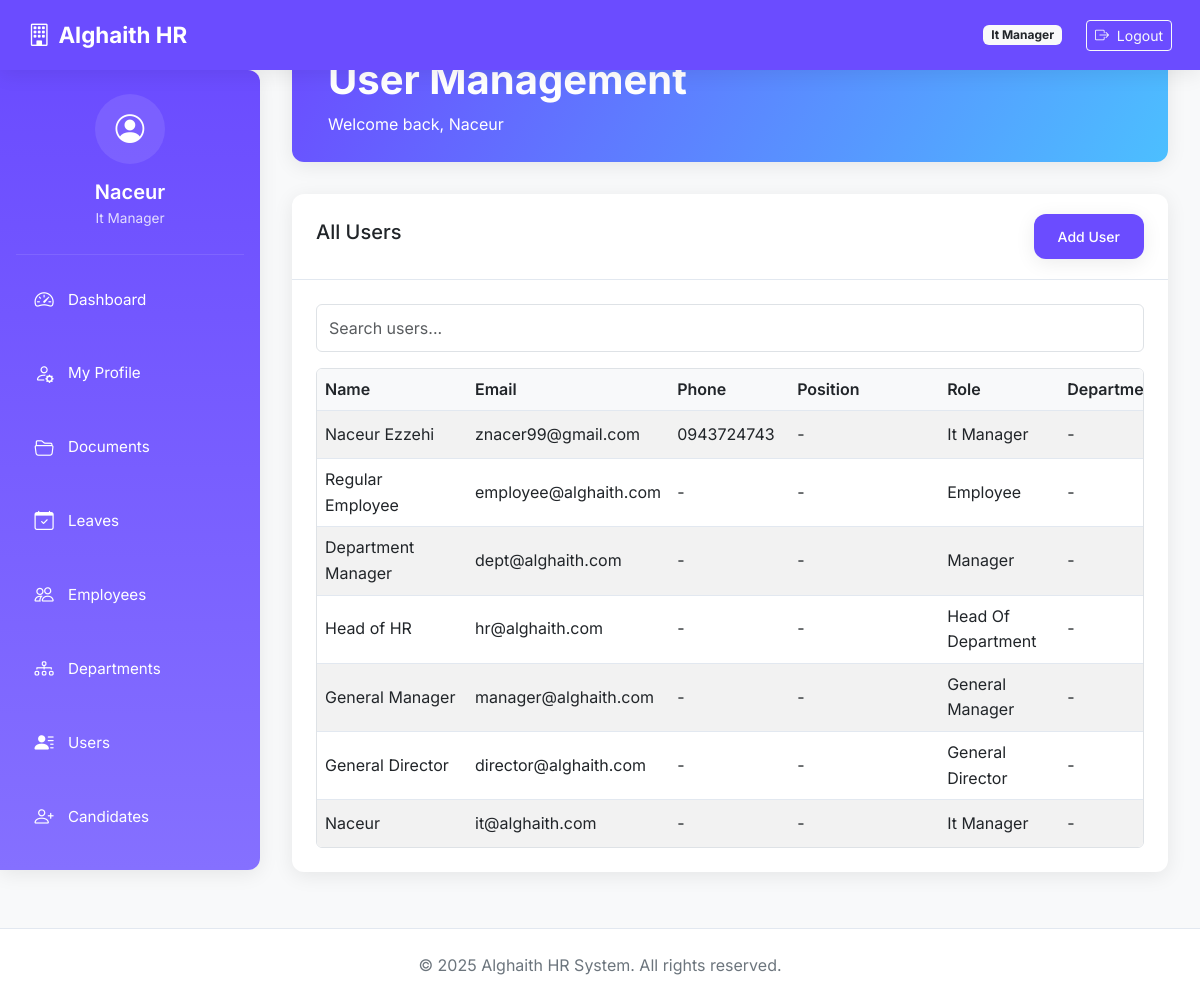
Screenshot of /dashboard/users (signed in) with the database file from the repository.
### core/models.py (models this page shows, shortened)
class User(db.Model, UserMixin):
    __tablename__ = 'users'
    id = db.Column(db.Integer, primary_key=True)
    email = db.Column(db.String(120), unique=True, nullable=False, index=True)
    password_hash = db.Column(db.String(200), nullable=False)
    name = db.Column(db.String(100), nullable=False)
    role = db.Column(db.String(50), nullable=False)  # General Director, IT Manager, etc.
    avatar = db.Column(db.String(255), nullable=True)
    access_code = db.Column(db.String(20), unique=True, nullable=False)
    phone = db.Column(db.String(20), nullable=True)
    position = db.Column(db.String(100), nullable=True)
    created_at = db.Column(db.DateTime, default=datetime.utcnow)
    last_login = db.Column(db.DateTime)
    login_count = db.Column(db.Integer, default=0)
    is_active = db.Column(db.Boolean, default=True, nullable=False)
    documents = db.relationship('UserDocument', back_populates='user', cascade="all, delete-orphan")
    folders_created = db.relationship('Folder', back_populates='creator', cascade="all, delete-orphan")
    activities = db.relationship('ActivityLog', back_populates='user', cascade="all, delete-orphan")
    leave_requests = db.relationship('LeaveRequest', back_populates='requester', foreign_keys='LeaveRequest.user_id')
    approved_requests = db.relationship('LeaveRequest', back_populates='approver', foreign_keys='LeaveRequest.approver_id')
    @property
    def is_authenticated(self):
        return True

### modules/dashboard/routes.py (the view)
@dashboard_bp.route('/users')
@login_required
@role_required(['it_manager', 'general_director'])
def user_management():
    users = User.query.order_by(User.created_at.desc()).all()
    return render_template('dashboard/users.html', users=users)

### modules/auth/forms.py
class LogoutForm(FlaskForm):
    submit = SubmitField('Logout')

### app.py (called while the page is built)
@login_manager.user_loader
def load_user(user_id):
    from core.models import User
    return db.session.get(User, int(user_id))

@app.before_request
def make_session_permanent():
    session.permanent = True

### templates/dashboard/users.html (shortened to what this page needs)
{% extends "dashboard/base_dashboard.html" %}
{% block dashboard_title %}User Management{% endblock %}
{% block dashboard_content %}
<div class="card">
  <div class="card-header d-flex justify-content-between align-items-center">
    <h5>All Users</h5>
    <a href="{{ url_for('user.user_create') }}" class="btn btn-primary btn-sm">Add User</a>
  </div>
  <div class="card-body">
    <input class="form-control mb-3" id="searchInput" type="text" placeholder="Search users...">
    <div class="table-responsive-custom">
      <table class="table table-striped table-hover" id="userTable">
        <thead>
          <tr>
            <th style="min-width: 150px;">Name</th>
            <th style="min-width: 200px;">Email</th>
            <th style="min-width: 120px;">Phone</th>
            <th style="min-width: 150px;">Position</th>
            <th style="min-width: 120px;">Role</th>
            <th style="min-width: 150px;">Department</th>
          </tr>
        </thead>
        <tbody>
          {% for user in users %}
          <tr>
            <td>{{ user.name }}</td>
            <td>{{ user.email }}</td>
            <td>{{ user.phone or '-' }}</td>
            <td>{{ user.position or '-' }}</td>
            <td>{{ user.role|replace('_',' ')|title }}</td>
            <td>{{ user.department.name if user.department else '-' }}</td>
          </tr>
          {% endfor %}
        </tbody>
      </table>
    </div>
  </div>
</div>
{% endblock %}

### templates/dashboard/base_dashboard.html (shortened to what this page needs)
<!DOCTYPE html>
<html lang="en">
<head>
    <link href="https://cdn.jsdelivr.net/npm/bootstrap@5.3.0/dist/css/bootstrap.min.css" rel="stylesheet">
    <link href="https://cdn.jsdelivr.net/npm/bootstrap-icons@1.10.5/font/bootstrap-icons.css" rel="stylesheet">
    <link rel="stylesheet" href="{{ url_for('static', filename='css/styles.css') }}">
</head>
<body>
<nav class="navbar navbar-expand-lg navbar-dark">
    <div class="container-fluid">
        <a class="navbar-brand" href="{{ url_for('dashboard.role_dashboard') }}">
            <i class="bi bi-building me-2"></i>Alghaith HR
        </a>
        <div class="d-flex align-items-center">
            <span class="badge bg-light text-dark me-3 d-none d-md-inline">{{ current_user.role|replace('_', ' ')|title }}</span>
            {% if current_user.is_authenticated %}
            <div class="desktop-logout">
                <form method="post" action="{{ url_for('auth.logout') }}" class="ms-2 d-inline">
                    <button type="submit" class="btn btn-sm btn-outline-light">
                        <i class="bi bi-box-arrow-right me-1"></i> Logout
                    </button>
                </form>
            </div>
            {% endif %}
        </div>
    </div>
</nav>
<div class="sidebar" id="sidebarMenu">
    <div class="sidebar-header">
        <div class="user-info">
            <div class="user-avatar">
                <i class="bi bi-person-circle"></i>
            </div>
            <h5 class="user-name">{{ current_user.name }}</h5>
            <div class="user-role">{{ current_user.role|replace('_', ' ')|title }}</div>
        </div>
    </div>
    <ul class="nav flex-column">
        <li class="nav-item">
            <a class="nav-link" href="{{ url_for('dashboard.role_dashboard') }}">
                <i class="bi bi-speedometer2"></i> <span class="link-text">Dashboard</span>
            </a>
        </li>
        <li class="nav-item">
            <a class="nav-link" href="{{ url_for('profile.my_profile') }}">
                <i class="bi bi-person-gear"></i> <span class="link-text">My Profile</span>
            </a>
        </li>
        <li class="nav-item">
            <a class="nav-link" href="{{ url_for('docs.list_documents') }}">
                <i class="bi bi-folder2-open"></i> <span class="link-text">Documents</span>
            </a>
        </li>
        <li class="nav-item">
            <a class="nav-link" href="{{ url_for('leave.leaves_dashboard') }}">
                <i class="bi bi-calendar-check"></i> <span class="link-text">Leaves</span>
            </a>
        </li>
        <li class="nav-item">
            <a class="nav-link" href="{{ url_for('dashboard.employee_summary') }}">
                <i class="bi bi-people"></i> <span class="link-text">Employees</span>
            </a>
        </li>
        <li class="nav-item">
            <a class="nav-link" href="{{ url_for('department.department_summary') }}">
                <i class="bi bi-diagram-3"></i> <span class="link-text">Departments</span>
            </a>
        </li>
        <li class="nav-item">
            <a class="nav-link" href="{{ url_for('dashboard.user_management') }}">
                <i class="bi bi-person-lines-fill"></i> <span class="link-text">Users</span>
            </a>
        </li>
        <li class="nav-item">
            <a class="nav-link" href="{{ url_for('candidates.list_candidates') }}">
                <i class="bi bi-person-plus"></i> <span class="link-text">Candidates</span>
            </a>
        </li>
    </ul>
</div>
<div class="main-content">
    <div class="dashboard-header">
        <div class="container-fluid">
            <h1 class="dashboard-title">{% block dashboard_title %}Dashboard{% endblock %}</h1>
            <p class="mb-0">Welcome back, {{ current_user.name }}</p>
        </div>
    </div>
    {% block dashboard_content %}{% endblock %}
</div>
<footer>
    <div class="container-fluid">
        &copy; 2025 Alghaith HR System. All rights reserved.
    </div>
</footer>
</body>
</html>

### static/css/styles.css (style rules this page uses)
:root { --brand-primary: #6b4cff; --brand-secondary: #2ad29b; --brand-accent: #4cbfff; --background: #ffffff; --card-bg: #f5f7fb; --text-main: #2e2e2e; --text-muted: #8a94a6; --success: #2ecc71; --warning: #f1c40f; --danger: #e74c3c; --shadow-soft: 0 10px 30px rgba(0,0,0,0.08); --radius-lg: 1rem; --sidebar-width: 220px; }
body { background-color: var(--background); color: var(--text-main); font-family: "Inter", sans-serif; line-height: 1.6; }
.navbar { box-shadow: var(--shadow-soft); }
.sidebar { min-height: 100vh; width: var(--sidebar-width); background: linear-gradient(180deg, var(--brand-primary), var(--brand-accent)); color: white; border-radius: 0 var(--radius-lg) var(--radius-lg) 0; padding: 1rem; }
.sidebar .nav-link { color: white; margin-bottom: 0.5rem; border-radius: var(--radius-lg); padding: 0.5rem 1rem; transition: all 0.2s ease-in-out; display: flex; align-items: center; gap: 0.5rem; }
.card, .dashboard-link-card { background: var(--card-bg); border-radius: var(--radius-lg); box-shadow: var(--shadow-soft); transition: transform 0.2s; }
.btn-primary { background: var(--brand-primary); border: none; border-radius: var(--radius-lg); box-shadow: var(--shadow-soft); transition: all 0.2s ease-in-out; }
table { background: var(--card-bg); border-radius: var(--radius-lg); box-shadow: var(--shadow-soft); }
table th, table td { vertical-align: middle; }
.main-content { padding: 2rem; }

### templates/dashboard/users.html (style rules this page uses)
.table-responsive-custom { overflow-x: auto; -webkit-overflow-scrolling: touch; width: 100%; border: 1px solid #dee2e6; border-radius: 0.375rem; }
.table-responsive-custom table { min-width: 800px; width: 100%; margin-bottom: 0; }
.table-responsive-custom thead th { position: sticky; top: 0; background-color: #f8f9fa; z-index: 10; }

### rows the page displays
User: role "It Manager", name "Naceur", email "it@alghaith.com", phone "-", position "-", department "-"
User: name "Naceur Ezzehi", email "znacer99@gmail.com", phone "0943724743", position "-", role "It Manager", department "-"
User: name "Regular Employee", email "employee@alghaith.com", phone "-", position "-", role "Employee", department "-"
User: name "Department Manager", email "dept@alghaith.com", phone "-", position "-", role "Manager", department "-"
User: name "Head of HR", email "hr@alghaith.com", phone "-", position "-", role "Head Of Department", department "-"
User: name "General Manager", email "manager@alghaith.com", phone "-", position "-", role "General Manager", department "-"
User: name "General Director", email "director@alghaith.com", phone "-", position "-", role "General Director", department "-"
